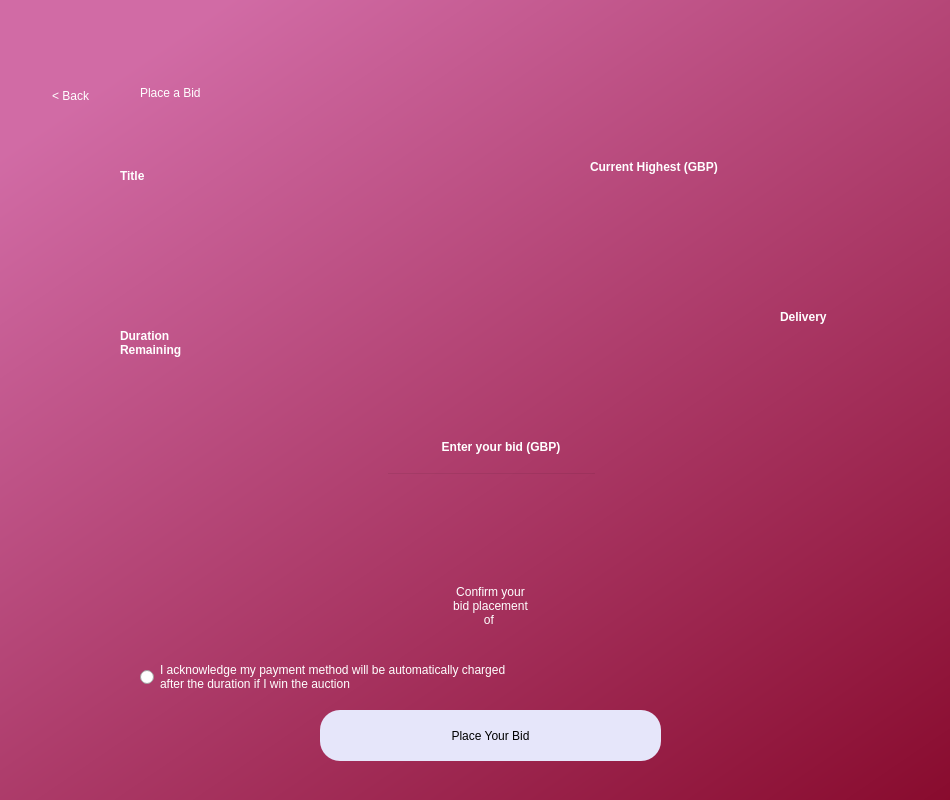
<?xml version="1.0" encoding="UTF-8"?>
<ui version="4.0">
 <class>Dialog</class>
 <widget class="QDialog" name="Dialog">
  <property name="geometry">
   <rect>
    <x>0</x>
    <y>0</y>
    <width>950</width>
    <height>800</height>
   </rect>
  </property>
  <property name="minimumSize">
   <size>
    <width>950</width>
    <height>800</height>
   </size>
  </property>
  <property name="maximumSize">
   <size>
    <width>950</width>
    <height>800</height>
   </size>
  </property>
  <property name="windowTitle">
   <string>Dialog</string>
  </property>
  <widget class="QWidget" name="bgwidget" native="true">
   <property name="geometry">
    <rect>
     <x>0</x>
     <y>0</y>
     <width>1201</width>
     <height>801</height>
    </rect>
   </property>
   <property name="styleSheet">
    <string notr="true">QWidget#bgwidget{
background-color:qlineargradient(spread:pad, x1:0.091, y1:0.101636, x2:0.991379, y2:0.977, stop:0 rgba(209, 107, 165, 255), stop:1 rgba(128, 0, 32, 255));}</string>
   </property>
   <widget class="QLabel" name="label">
    <property name="geometry">
     <rect>
      <x>140</x>
      <y>50</y>
      <width>496</width>
      <height>85</height>
     </rect>
    </property>
    <property name="styleSheet">
     <string notr="true">font: 72pt &quot;MS Shell Dlg 2&quot;; color:rgb(255, 255, 255)</string>
    </property>
    <property name="text">
     <string>Place a Bid</string>
    </property>
   </widget>
   <widget class="QPushButton" name="continuepage">
    <property name="geometry">
     <rect>
      <x>320</x>
      <y>710</y>
      <width>341</width>
      <height>51</height>
     </rect>
    </property>
    <property name="styleSheet">
     <string notr="true">border-radius:20px;
background-color: rgb(230, 230, 250);
font: 14pt &quot;MS Shell Dlg 2&quot;;</string>
    </property>
    <property name="text">
     <string>Place Your Bid</string>
    </property>
   </widget>
   <widget class="QLabel" name="label_4">
    <property name="geometry">
     <rect>
      <x>120</x>
      <y>159</y>
      <width>60</width>
      <height>33</height>
     </rect>
    </property>
    <property name="styleSheet">
     <string notr="true">font: 20pt &quot;MS Shell Dlg 2&quot;;color:rgb(255, 255, 255);
font-weight: bold;</string>
    </property>
    <property name="text">
     <string>Title</string>
    </property>
   </widget>
   <widget class="QLabel" name="error">
    <property name="geometry">
     <rect>
      <x>310</x>
      <y>680</y>
      <width>361</width>
      <height>20</height>
     </rect>
    </property>
    <property name="styleSheet">
     <string notr="true">font: 12pt &quot;MS Shell Dlg 2&quot;; color:red;</string>
    </property>
    <property name="text">
     <string/>
    </property>
    <property name="alignment">
     <set>Qt::AlignCenter</set>
    </property>
   </widget>
   <widget class="QPushButton" name="goback">
    <property name="geometry">
     <rect>
      <x>30</x>
      <y>50</y>
      <width>81</width>
      <height>91</height>
     </rect>
    </property>
    <property name="styleSheet">
     <string notr="true">border-radius:20px;
font: 14pt &quot;MS Shell Dlg 2&quot;; color:rgb(255, 255, 255)</string>
    </property>
    <property name="text">
     <string>&lt; Back</string>
    </property>
   </widget>
   <widget class="QLabel" name="titlefield">
    <property name="geometry">
     <rect>
      <x>123</x>
      <y>190</y>
      <width>371</width>
      <height>51</height>
     </rect>
    </property>
    <property name="styleSheet">
     <string notr="true">background-color:rgba(0,0,0,0);
font: 16pt &quot;MS Shell Dlg 2&quot;;color:rgb(255, 255, 255)</string>
    </property>
    <property name="text">
     <string/>
    </property>
   </widget>
   <widget class="QLabel" name="label_5">
    <property name="geometry">
     <rect>
      <x>590</x>
      <y>150</y>
      <width>304</width>
      <height>33</height>
     </rect>
    </property>
    <property name="styleSheet">
     <string notr="true">font: 20pt &quot;MS Shell Dlg 2&quot;;color:rgb(255, 255, 255);
font-weight: bold;</string>
    </property>
    <property name="text">
     <string>Current Highest (GBP)</string>
    </property>
   </widget>
   <widget class="QLabel" name="highestbidfield">
    <property name="geometry">
     <rect>
      <x>690</x>
      <y>190</y>
      <width>161</width>
      <height>81</height>
     </rect>
    </property>
    <property name="styleSheet">
     <string notr="true">background-color:rgba(0,0,0,0);
font: 16pt &quot;MS Shell Dlg 2&quot;;color:rgb(255, 255, 255)</string>
    </property>
    <property name="text">
     <string/>
    </property>
    <property name="alignment">
     <set>Qt::AlignRight|Qt::AlignTrailing|Qt::AlignVCenter</set>
    </property>
   </widget>
   <widget class="QLabel" name="label_6">
    <property name="geometry">
     <rect>
      <x>360</x>
      <y>430</y>
      <width>282</width>
      <height>33</height>
     </rect>
    </property>
    <property name="styleSheet">
     <string notr="true">font: 20pt &quot;MS Shell Dlg 2&quot;;color:rgb(255, 255, 255);
font-weight: bold;</string>
    </property>
    <property name="text">
     <string>Enter your bid (GBP)</string>
    </property>
    <property name="alignment">
     <set>Qt::AlignCenter</set>
    </property>
   </widget>
   <widget class="QLabel" name="confirmtoast">
    <property name="geometry">
     <rect>
      <x>390</x>
      <y>540</y>
      <width>201</width>
      <height>131</height>
     </rect>
    </property>
    <property name="styleSheet">
     <string notr="true">font: 16pt &quot;MS Shell Dlg 2&quot;;color:rgb(255, 255, 255)</string>
    </property>
    <property name="text">
     <string>Confirm your
bid placement
of &lt;price&gt;</string>
    </property>
    <property name="alignment">
     <set>Qt::AlignCenter</set>
    </property>
   </widget>
   <widget class="QLineEdit" name="biddingfield">
    <property name="geometry">
     <rect>
      <x>386</x>
      <y>472</y>
      <width>211</width>
      <height>51</height>
     </rect>
    </property>
    <property name="styleSheet">
     <string notr="true">background-color:rgba(0,0,0,0);
font: 12pt &quot;MS Shell Dlg 2&quot;;
color:rgb(255, 255, 255);</string>
    </property>
    <property name="text">
     <string/>
    </property>
   </widget>
   <widget class="QRadioButton" name="acceptcondition">
    <property name="geometry">
     <rect>
      <x>140</x>
      <y>650</y>
      <width>641</width>
      <height>54</height>
     </rect>
    </property>
    <property name="styleSheet">
     <string notr="true">font: 16pt &quot;MS Shell Dlg 2&quot;;color:rgb(255, 255, 255)</string>
    </property>
    <property name="text">
     <string>I acknowledge my payment method will be automatically charged
after the duration if I win the auction</string>
    </property>
   </widget>
   <widget class="QLabel" name="label_9">
    <property name="geometry">
     <rect>
      <x>120</x>
      <y>310</y>
      <width>145</width>
      <height>66</height>
     </rect>
    </property>
    <property name="styleSheet">
     <string notr="true">font: 20pt &quot;MS Shell Dlg 2&quot;;color:rgb(255, 255, 255);
font-weight: bold;</string>
    </property>
    <property name="text">
     <string>Duration
Remaining</string>
    </property>
   </widget>
   <widget class="QLabel" name="durationfield">
    <property name="geometry">
     <rect>
      <x>280</x>
      <y>310</y>
      <width>121</width>
      <height>71</height>
     </rect>
    </property>
    <property name="styleSheet">
     <string notr="true">background-color:rgba(0,0,0,0);
font: 16pt &quot;MS Shell Dlg 2&quot;;
color:rgb(255, 255, 255);</string>
    </property>
    <property name="text">
     <string/>
    </property>
    <property name="alignment">
     <set>Qt::AlignLeading|Qt::AlignLeft|Qt::AlignTop</set>
    </property>
   </widget>
   <widget class="QLabel" name="label_11">
    <property name="geometry">
     <rect>
      <x>780</x>
      <y>300</y>
      <width>112</width>
      <height>33</height>
     </rect>
    </property>
    <property name="styleSheet">
     <string notr="true">font: 20pt &quot;MS Shell Dlg 2&quot;;color:rgb(255, 255, 255);
font-weight: bold;</string>
    </property>
    <property name="text">
     <string>Delivery</string>
    </property>
   </widget>
   <widget class="QLabel" name="deliveryfield">
    <property name="geometry">
     <rect>
      <x>740</x>
      <y>340</y>
      <width>121</width>
      <height>31</height>
     </rect>
    </property>
    <property name="styleSheet">
     <string notr="true">background-color:rgba(0,0,0,0);
font: 16pt &quot;MS Shell Dlg 2&quot;;
color:rgb(255, 255, 255);</string>
    </property>
    <property name="text">
     <string/>
    </property>
    <property name="alignment">
     <set>Qt::AlignRight|Qt::AlignTop|Qt::AlignTrailing</set>
    </property>
   </widget>
   <widget class="QLabel" name="deliverylocation">
    <property name="geometry">
     <rect>
      <x>520</x>
      <y>310</y>
      <width>221</width>
      <height>61</height>
     </rect>
    </property>
    <property name="styleSheet">
     <string notr="true">background-color:rgba(0,0,0,0);
font: 16pt &quot;MS Shell Dlg 2&quot;;
color:rgb(255, 255, 255);</string>
    </property>
    <property name="text">
     <string/>
    </property>
    <property name="alignment">
     <set>Qt::AlignRight|Qt::AlignTop|Qt::AlignTrailing</set>
    </property>
   </widget>
   <widget class="QLabel" name="bidtimefield">
    <property name="geometry">
     <rect>
      <x>480</x>
      <y>190</y>
      <width>201</width>
      <height>81</height>
     </rect>
    </property>
    <property name="styleSheet">
     <string notr="true">background-color:rgba(0,0,0,0);
font: 16pt &quot;MS Shell Dlg 2&quot;;color:rgb(255, 255, 255)</string>
    </property>
    <property name="text">
     <string/>
    </property>
    <property name="alignment">
     <set>Qt::AlignRight|Qt::AlignTrailing|Qt::AlignVCenter</set>
    </property>
   </widget>
  </widget>
 </widget>
 <tabstops>
  <tabstop>continuepage</tabstop>
 </tabstops>
 <resources>
  <include location="placeholder.qrc"/>
 </resources>
 <connections/>
</ui>
